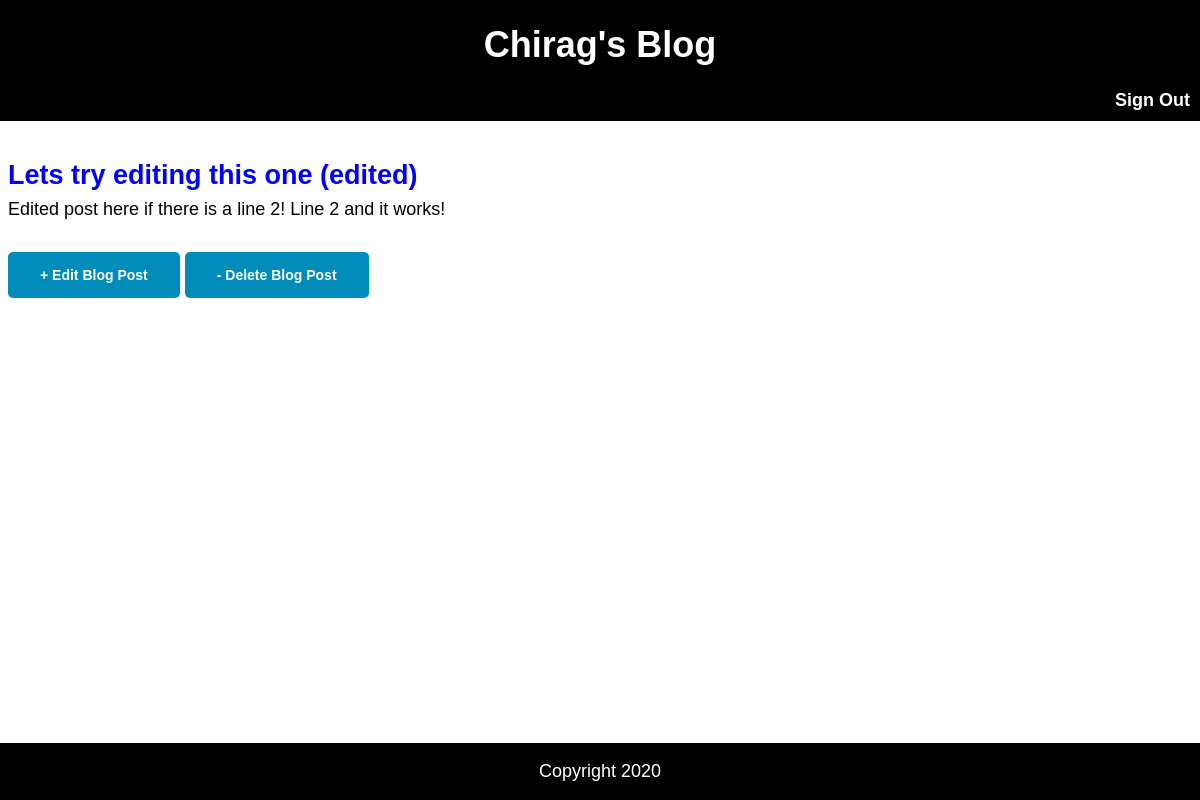
The page /post/8/ (signed in) on the database its author committed.
### blog/models.py (models this page shows, shortened)
class Post(models.Model):
    title = models.CharField(max_length=200)
    author = models.ForeignKey('auth.User', on_delete=models.CASCADE)
    body = models.TextField()

### blog/views.py (the view)
# urls.py: path('post/<int:pk>/', BlogDetailView.as_view(), name='post_detail'),
class BlogDetailView(DetailView):
    model = Post
    template_name = 'blog/post_detail.html'

### blog/templates/blog/post_detail.html
{% extends 'blog/base.html' %}
{% block content %}
<div class = post-entry>
    <h2><a href="">{{ post.title }}</a></h2>
    <p>{{ post.body }}</p>
</div>
{% if user.is_authenticated %}
<div class="edit-post">
    <a href="{% url 'post_edit' post.pk %}">+ Edit Blog Post</a>
</div>
<div class="delete-post">
    <a href="{% url 'post_delete' post.pk %}">- Delete Blog Post</a>
</div>
{% endif %}
{% endblock content%}

### static/css/base.css (style rules this page uses)
body { font-family: 'Source Sans Pro', sans-serif; font-size: 18px; }
.edit-post { background-color: #008CBA; border: none; color: white; text-align: center; text-decoration: none; display: inline-block; border-radius: 5px; }
.edit-post a { color: white; padding: 15px 32px; text-align: center; text-decoration: none; display: inline-block; font-size: 14px; font-weight: bold; }
.delete-post { background-color: #008CBA; border: none; color: white; text-align: center; text-decoration: none; display: inline-block; border-radius: 5px; }
.delete-post a { color: white; padding: 15px 32px; text-align: center; text-decoration: none; display: inline-block; font-size: 14px; font-weight: bold; }
.post-entry { margin-bottom: 2rem; }
.post-entry h2 { margin: 0.5rem 0; }
.post-entry h2 a, .post-entry h2 a:visited { color: blue; text-decoration: none; }
.post-entry p { margin: 0; font-weight: 400; }

### rows shown on the page
Post: title "Lets try editing this one (edited)", body "Edited post here if there is a line 2! Line 2 and it works!"
